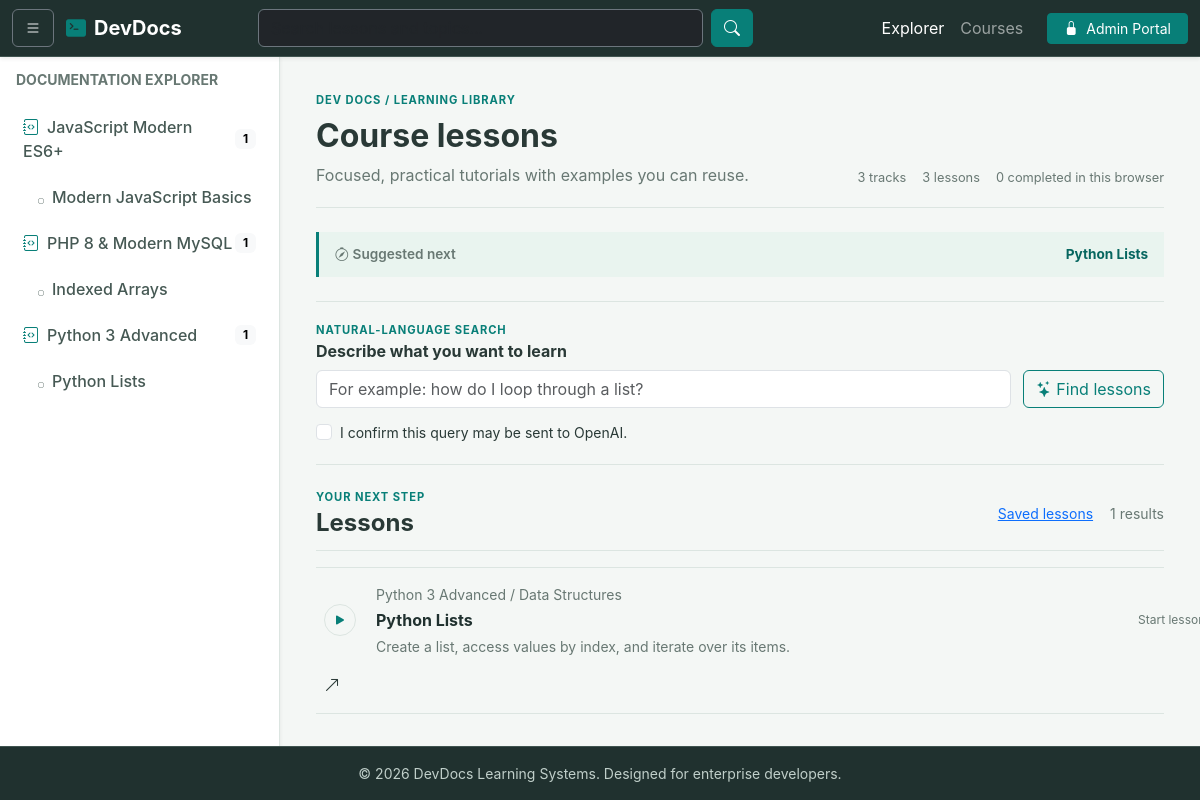
Page /index.php?course=python on the committed database.
### tables this page shows
CREATE TABLE IF NOT EXISTS courses (
    id BIGINT UNSIGNED NOT NULL AUTO_INCREMENT PRIMARY KEY,
    slug VARCHAR(120) NOT NULL UNIQUE,
    title VARCHAR(190) NOT NULL,
    category VARCHAR(100) NOT NULL DEFAULT 'Development',
    description TEXT NOT NULL,
    level VARCHAR(40) NOT NULL DEFAULT 'Beginner',
    is_published TINYINT(1) NOT NULL DEFAULT 0,
    created_at TIMESTAMP NOT NULL DEFAULT CURRENT_TIMESTAMP,
    updated_at TIMESTAMP NOT NULL DEFAULT CURRENT_TIMESTAMP ON UPDATE CURRENT_TIMESTAMP
);

CREATE TABLE IF NOT EXISTS lessons (
    id BIGINT UNSIGNED NOT NULL AUTO_INCREMENT PRIMARY KEY,
    course_id BIGINT UNSIGNED NOT NULL,
    slug VARCHAR(120) NOT NULL,
    topic VARCHAR(190) NOT NULL,
    title VARCHAR(190) NOT NULL,
    summary TEXT NOT NULL,
    body LONGTEXT NOT NULL,
    code_sample LONGTEXT NOT NULL,
    position INT UNSIGNED NOT NULL DEFAULT 0,
    is_published TINYINT(1) NOT NULL DEFAULT 0,
    created_at TIMESTAMP NOT NULL DEFAULT CURRENT_TIMESTAMP,
    updated_at TIMESTAMP NOT NULL DEFAULT CURRENT_TIMESTAMP ON UPDATE CURRENT_TIMESTAMP,
    UNIQUE KEY uq_lesson_course_slug (course_id, slug),
    KEY idx_lesson_published_position (is_published, position),
    CONSTRAINT fk_lessons_course FOREIGN KEY (course_id) REFERENCES courses(id) ON DELETE CASCADE
);

### config/app.php (called while the page is built, shortened)
<?php
function e(string|int|null $value): string
{
    return htmlspecialchars((string) $value, ENT_QUOTES | ENT_SUBSTITUTE, 'UTF-8');
}

### sidenav.php (the view, shortened to what this page needs)
<nav id="sidebar" class="py-3 shadow-sm">
     <div class="px-3 mb-3">
       <h6 class="text-uppercase text-muted fw-bold small">Documentation Explorer</h6>
     </div>
     <ul class="list-unstyled sidebar-menu">
       <?php foreach ($courses as $course): ?>
       <?php $courseLessons = array_values(array_filter($navigationLessons, static fn(array $lesson): bool => (int) $lesson['course_id'] === (int) $course['id'])); ?>
       <li class="sidebar-course">
         <a href="index.php?course=<?= e($course['slug']) ?>" class="nav-link d-flex justify-content-between align-items-center">
           <span><i class="bi bi-journal-code me-2 text-primary"></i><?= e($course['title']) ?></span>
           <span class="badge text-bg-light"><?= count($courseLessons) ?></span>
         </a>
         <?php if ($courseLessons !== []): ?>
         <ul class="list-unstyled submenu-subtopic">
           <?php foreach ($courseLessons as $navigationLesson): ?>
           <li><a href="lesson.php?id=<?= (int) $navigationLesson['id'] ?>" class="nav-link small"><i class="bi bi-circle me-2" style="font-size: 6px;"></i><?= e($navigationLesson['title']) ?></a></li>
           <?php endforeach; ?>
         </ul>
         <?php endif; ?>
       </li>
       <?php endforeach; ?>
     </ul>
   </nav>

### index.php (shortened to what this page needs)
<?php
require_once __DIR__ . '/config/app.php';
$searchTerm = trim((string) ($_GET['q'] ?? ''));
$courseSlug = trim((string) ($_GET['course'] ?? ''));
$courses = [];
$navigationLessons = [];
$matchingLessons = [];
try {
  $database = db();
  $courses = $database->query('SELECT courses.id, courses.slug, courses.title, courses.category, courses.description, courses.level, COUNT(lessons.id) AS lesson_count FROM courses LEFT JOIN lessons ON lessons.course_id = courses.id AND lessons.is_published = 1 WHERE courses.is_published = 1 GROUP BY courses.id ORDER BY courses.title')->fetchAll();
  $navigationLessons = $database->query('SELECT lessons.id, lessons.course_id, lessons.title, lessons.topic, lessons.slug FROM lessons JOIN courses ON courses.id = lessons.course_id WHERE lessons.is_published = 1 AND courses.is_published = 1 ORDER BY courses.title, lessons.position, lessons.title')->fetchAll();
  $sql = 'SELECT lessons.id, lessons.course_id, lessons.topic, lessons.title, lessons.summary, courses.title AS course_title, courses.slug AS course_slug FROM lessons JOIN courses ON courses.id = lessons.course_id WHERE lessons.is_published = 1 AND courses.is_published = 1';
  $parameters = [];
  if ($courseSlug !== '') {
    $sql .= ' AND courses.slug = :course_slug';
    $parameters['course_slug'] = $courseSlug;
  }
  $sql .= ' ORDER BY courses.title, lessons.position, lessons.title';
  $statement = $database->prepare($sql);
  $statement->execute($parameters);
  $matchingLessons = $statement->fetchAll();
} catch (Throwable $exception) {
  $databaseError = 'The learning library is not ready yet. Start MySQL, import database/schema.sql, and check your local .env settings.';
}
?>
<!DOCTYPE html>
<html lang="en">
<head>
  <link href="https://cdn.jsdelivr.net/npm/bootstrap@5.3.2/dist/css/bootstrap.min.css" rel="stylesheet">
  <link href="https://cdn.jsdelivr.net/npm/bootstrap-icons@1.11.1/font/bootstrap-icons.css" rel="stylesheet">
  <link href="assets/style.css" rel="stylesheet">
</head>
<body>
  <?php include('topnav.php')?>
  <div class="wrapper" style="padding-top: 56px;">
   <?php include('sidenav.php')?>
    <main class="w-100 p-4">
      <div class="container-fluid learner-dashboard">
        <header class="learning-heading mb-4">
          <div>
            <p class="eyebrow mb-2">DEV DOCS / LEARNING LIBRARY</p>
            <h1 class="h2 fw-bold mb-2"><?= $searchTerm !== '' ? 'Search results' : ($courseSlug !== '' ? 'Course lessons' : 'Build a stronger foundation') ?></h1>
            <p class="text-muted mb-0"><?= $searchTerm !== '' ? 'Lessons matching “' . e($searchTerm) . '”' : 'Focused, practical tutorials with examples you can reuse.' ?></p>
          </div>
          <div class="learning-stats"><span><?= count($courses) ?> tracks</span><span><?= count($navigationLessons) ?> lessons</span><span data-progress-summary>0 completed in this browser</span></div>
        </header>
        <div class="learning-recommendation mb-4" data-next-lesson hidden><span><i class="bi bi-compass me-1" aria-hidden="true"></i>Suggested next</span><a data-next-lesson-link href="#">Continue learning</a></div>
        <section class="smart-search-section mb-4" aria-labelledby="smart-search-title">
          <div><p class="eyebrow mb-1">NATURAL-LANGUAGE SEARCH</p><h2 class="h6 fw-bold mb-2" id="smart-search-title">Describe what you want to learn</h2></div>
          <form class="smart-search-form" data-smart-search-form>
            <input class="form-control" id="smartSearchQuery" name="question" maxlength="500" required placeholder="For example: how do I loop through a list?"><button class="btn btn-outline-primary" type="submit"><i class="bi bi-stars me-1"></i>Find lessons</button>
            <label class="form-check"><input class="form-check-input" type="checkbox" name="consent" value="1" required><span class="form-check-label small">I confirm this query may be sent to OpenAI.</span></label>
          </form>
        </section>
        <section class="lesson-list-section" aria-labelledby="lesson-list-title">
          <div class="section-heading"><div><p class="eyebrow mb-1">YOUR NEXT STEP</p><h2 class="h4 fw-bold mb-0" id="lesson-list-title"><?= $searchTerm !== '' ? 'Matching lessons' : 'Lessons' ?></h2></div><div class="d-flex gap-3 align-items-center"><button class="btn btn-sm btn-link p-0" type="button" data-show-bookmarks>Saved lessons</button><span class="small text-muted"><?= count($matchingLessons) ?> results</span></div></div>
          <div class="lesson-list mt-3">
            <?php foreach ($matchingLessons as $lesson): ?>
            <a class="lesson-row" href="lesson.php?id=<?= (int) $lesson['id'] ?>" data-lesson-row data-lesson-id="<?= (int) $lesson['id'] ?>">
              <span class="lesson-index"><i class="bi bi-play-fill" aria-hidden="true"></i></span>
              <span class="lesson-row-copy"><span class="small text-muted"><?= e($lesson['course_title']) ?> / <?= e($lesson['topic']) ?></span><strong><?= e($lesson['title']) ?></strong><span class="small text-muted"><?= e($lesson['summary']) ?></span></span>
              <span class="lesson-row-state" data-progress-state>Start lesson</span>
              <i class="bi bi-arrow-up-right" aria-hidden="true"></i>
            </a>
            <?php endforeach; ?>
          </div>
        </section>
      </div>
    </main>
  </div>
  <?php include('footer.php')?>
</body>
</html>

### assets/style.css (style rules this page uses)
:root { --ink: #20312f; --ink-soft: #2c403d; --ink-border: #405450; --accent: #087f78; --accent-hover: #06665f; --accent-soft: #e2f2ef; --bg-main: #f4f7f5; --surface: #ffffff; --border: #dce5e1; --text-main: #293936; --text-muted: #687873; }
body { background-color: var(--bg-main); font-family: -apple-system, BlinkMacSystemFont, "Segoe UI", Roboto, "Helvetica Neue", Arial, sans-serif; min-height: 100vh; display: flex; flex-direction: column; color: var(--text-main); }
.text-primary { color: var(--accent) !important; }
.text-muted { color: var(--text-muted) !important; }
.wrapper { display: flex; flex: 1; }
#sidebar { min-width: 280px; max-width: 280px; background-color: var(--surface); border-right: 1px solid var(--border); transition: all 0.3s ease; }
.sidebar-menu .nav-link { color: #465954; font-weight: 500; padding: 10px 15px; border-radius: 6px; margin: 2px 8px; }
.submenu-topic, .submenu-subtopic { list-style: none; padding-left: 20px; }
.submenu-subtopic { padding-left: 15px; }
.btn-outline-primary { --bs-btn-color: var(--accent); --bs-btn-border-color: var(--accent); --bs-btn-hover-bg: var(--accent); --bs-btn-hover-border-color: var(--accent); --bs-btn-active-bg: var(--accent-hover); --bs-btn-active-border-color: var(--accent-hover); }
.learner-dashboard, .lesson-container { max-width: 1440px; }
.learning-heading, .section-heading, .lesson-page-heading, .quiz-editor-heading { display: flex; justify-content: space-between; align-items: flex-end; gap: 1.25rem; }
.learning-heading { padding: 0.75rem 0 1.25rem; border-bottom: 1px solid var(--border); }
.eyebrow { color: var(--accent); font-size: 0.7rem; font-weight: 700; letter-spacing: 0.08em; }
.learning-stats { display: flex; flex-wrap: wrap; gap: 0.5rem 1rem; color: var(--text-muted); font-size: 0.8rem; }
.learning-recommendation { display: flex; flex-wrap: wrap; justify-content: space-between; gap: 0.5rem 1rem; padding: 0.75rem 1rem; border-left: 3px solid var(--accent); background: #e9f4ef; font-size: 0.85rem; }
.learning-recommendation span { color: var(--text-muted); font-weight: 600; }
.learning-recommendation a { color: var(--accent-hover); font-weight: 700; text-decoration: none; }
.section-heading { align-items: center; padding-bottom: 0.75rem; border-bottom: 1px solid var(--border); }
.lesson-list { border-top: 1px solid var(--border); }
.lesson-row, .smart-result-row { display: grid; grid-template-columns: 36px minmax(0, 1fr) auto 18px; align-items: center; gap: 1rem; padding: 1rem 0.5rem; border-bottom: 1px solid var(--border); color: var(--text-main); text-decoration: none; }
.lesson-index { display: grid; width: 32px; aspect-ratio: 1; place-items: center; border: 1px solid var(--border); border-radius: 50%; color: var(--accent); }
.lesson-row-copy, .smart-result-copy { display: grid; min-width: 0; gap: 0.2rem; }
.lesson-row-copy strong, .smart-result-copy strong { color: var(--ink); }
.lesson-row-copy > span:last-child, .smart-result-copy > span:last-child { overflow: hidden; text-overflow: ellipsis; white-space: nowrap; }
.lesson-row-state, .lesson-row-bookmark { color: var(--text-muted); font-size: 0.75rem; white-space: nowrap; }
.smart-search-section { padding: 1.25rem 0; border-top: 1px solid var(--border); border-bottom: 1px solid var(--border); }
.smart-search-form { display: grid; grid-template-columns: minmax(180px, 1fr) auto; align-items: center; gap: 0.75rem; }
.smart-search-form .form-check { grid-column: 1 / -1; margin: 0; }

### rows in the picture
courses: title "JavaScript Modern ES6+", count($courseLessons) "1"
lessons: title "Modern JavaScript Basics"
courses: title "PHP 8 & Modern MySQL", count($courseLessons) "1"
lessons: title "Indexed Arrays"
courses: title "Python 3 Advanced", count($courseLessons) "1"
lessons: title "Python Lists", course.title "Python 3 Advanced", topic "Data Structures", summary "Create a list, access values by index, and iterate over its items."

### other values in the picture
count($courses) "3"
count($navigationLessons) "3"
count($matchingLessons) "1"
